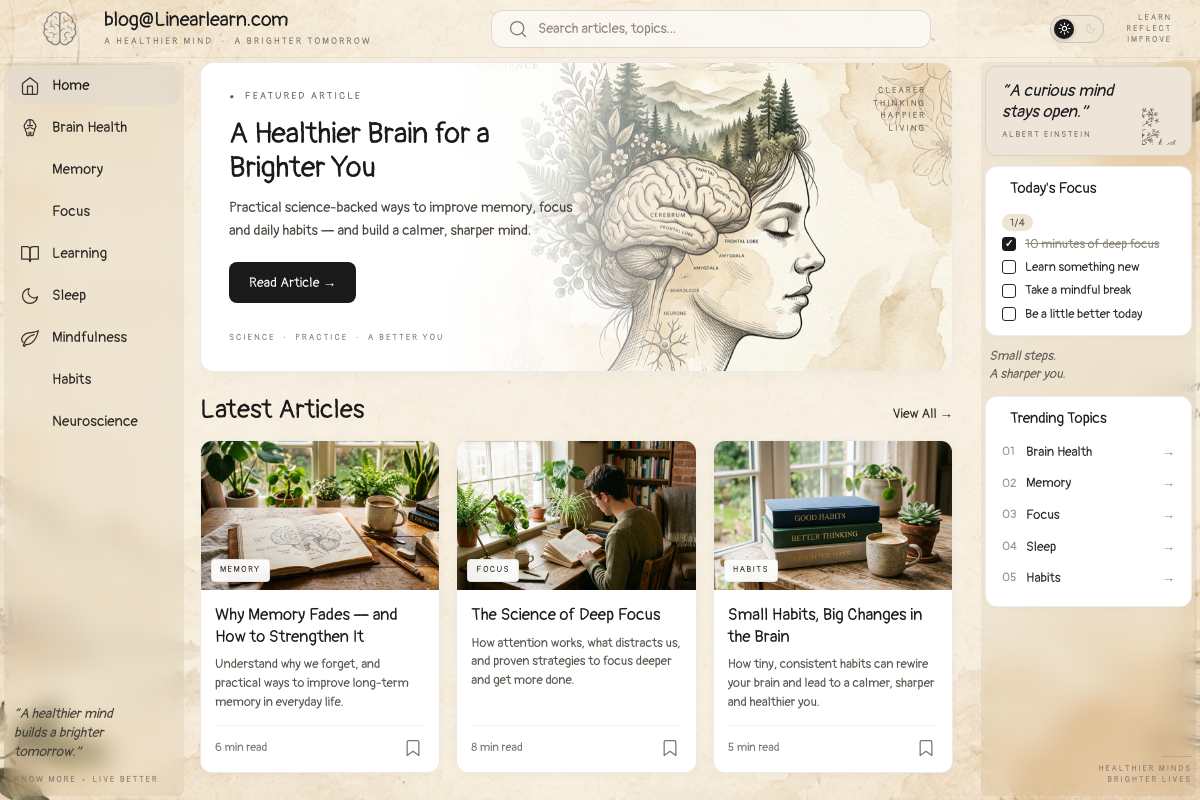
The page / on the database its author committed.
### tables this page shows
CREATE TABLE `posts` (
  `id` INT AUTO_INCREMENT PRIMARY KEY,
  `title` VARCHAR(255) NOT NULL,
  `slug` VARCHAR(255) NOT NULL UNIQUE,
  `content` LONGTEXT,
  `excerpt` TEXT,
  `author` VARCHAR(100) DEFAULT 'LinearLearn Team',
  `category_id` INT DEFAULT NULL,
  `featured_image` VARCHAR(255) DEFAULT '',
  `read_time` INT DEFAULT 5,
  `views` INT UNSIGNED DEFAULT 0,
  `is_featured` TINYINT(1) DEFAULT 0,
  `status` ENUM('published','draft') DEFAULT 'draft',
  `sections` JSON DEFAULT NULL,
  `created_at` TIMESTAMP DEFAULT CURRENT_TIMESTAMP,
  `updated_at` TIMESTAMP DEFAULT CURRENT_TIMESTAMP ON UPDATE CURRENT_TIMESTAMP,
  INDEX `idx_posts_status_created` (`status`, `created_at`),
  INDEX `idx_posts_status_views` (`status`, `views`),
  INDEX `idx_posts_slug` (`slug`),
  INDEX `idx_posts_category` (`category_id`),
  FOREIGN KEY (`category_id`) REFERENCES `categories`(`id`) ON DELETE SET NULL
);

CREATE TABLE `categories` (
  `id` INT AUTO_INCREMENT PRIMARY KEY,
  `name` VARCHAR(100) NOT NULL,
  `slug` VARCHAR(100) NOT NULL UNIQUE,
  `icon` VARCHAR(50) DEFAULT 'grid',
  `sort_order` INT DEFAULT 0
);

### index.php (the view, shortened to what this page needs)
<?php
require_once __DIR__ . '/includes/functions.php';
$currentPage = 'home';
$baseUrl = '';
$featured = getFeaturedPost();
$posts = getPublishedPosts(10);
if ($featured) {
    $posts = array_filter($posts, fn($p) => (int)$p['id'] !== (int)$featured['id']);
    $posts = array_values($posts);
}
include __DIR__ . '/includes/header.php';
?>
  <div class="page-layout">
    <?php include __DIR__ . '/includes/sidebar-left.php'; ?>
    <main class="main-content" id="main-content">
      <?php if ($featured):
        $featuredImg = $featured['featured_image'] ?: 'assets/images/featured-brain-art.jpg';
      ?>
      <section class="featured-card">
        <div class="featured-image-wrapper">
          <img src="<?= e($featuredImg) ?>" alt="<?= e($featured['title']) ?>" class="featured-bg-img" loading="eager">
          <div class="featured-top-right-tag">
            <span>CLEARER</span>
            <span>THINKING</span>
            <span>HAPPIER</span>
            <span>LIVING</span>
          </div>
        </div>
        <div class="featured-content">
          <div class="featured-dot-tag">
            <span class="pill-dot">&bull;</span> &nbsp;FEATURED ARTICLE
          </div>
          <h1 class="featured-title">
            <a href="post.php?slug=<?= e($featured['slug']) ?>"><?= e($featured['title']) ?></a>
          </h1>
          <p class="featured-desc">
            <?= e($featured['excerpt'] ?: truncateText($featured['content'], 170)) ?>
          </p>
          <div class="featured-action">
            <a href="post.php?slug=<?= e($featured['slug']) ?>" class="btn-read-article">Read Article &rarr;</a>
          </div>
          <div class="featured-sub-tag">
            SCIENCE &nbsp;&middot;&nbsp; PRACTICE &nbsp;&middot;&nbsp; A BETTER YOU
          </div>
        </div>
      </section>
      <?php endif; ?>
      <section class="latest-section">
        <div class="section-header">
          <h2 class="section-title">Latest Articles</h2>
          <a href="all-posts.php" class="view-all-link">
            View All &rarr;
          </a>
        </div>
        <?php
        $defaultCards = [
            0 => [
                'cat'   => 'MEMORY',
                'thumb' => 'assets/images/thumb-memory.jpg',
                'time'  => '6 min read',
            ],
            1 => [
                'cat'   => 'FOCUS',
                'thumb' => 'assets/images/thumb-focus.jpg',
                'time'  => '8 min read',
            ],
            2 => [
                'cat'   => 'HABITS',
                'thumb' => 'assets/images/thumb-habits.jpg',
                'time'  => '5 min read',
            ],
        ];
        ?>
        <div class="articles-grid-3col">
          <?php foreach (array_slice($posts, 0, 3) as $idx => $post):
            $def = $defaultCards[$idx] ?? [];
            $postThumb = $post['featured_image'] ?: ($def['thumb'] ?? 'assets/images/thumb-memory.jpg');
            $cardCat = !empty($post['category_name']) ? strtoupper($post['category_name']) : ($def['cat'] ?? 'BRAIN HEALTH');
            $cardDesc = $post['excerpt'] ?: truncateText($post['content'], 110);
            $cardTime = !empty($post['read_time']) ? ($post['read_time'] . ' min read') : ($def['time'] ?? '6 min read');
          ?>
          <article class="article-card">
            <a href="post.php?slug=<?= e($post['slug']) ?>" class="card-thumb-wrap">
              <img src="<?= e($postThumb) ?>" alt="<?= e($post['title']) ?>" class="card-thumb-img" loading="lazy">
              <span class="card-cat-badge"><?= e($cardCat) ?></span>
            </a>
            <div class="card-body">
              <h3 class="card-title">
                <a href="post.php?slug=<?= e($post['slug']) ?>"><?= e($post['title']) ?></a>
              </h3>
              <p class="card-desc"><?= e($cardDesc) ?></p>
              <div class="card-footer">
                <div class="card-read-time">
                  <span><?= e($cardTime) ?></span>
                </div>
                <button type="button" class="card-bookmark-btn" aria-label="Bookmark article">
                  <?= icon('bookmark', 'card-bookmark-icon') ?>
                </button>
              </div>
            </div>
          </article>
          <?php endforeach; ?>
        </div>
      </section>
    </main>
    <?php include __DIR__ . '/includes/sidebar-right.php'; ?>
  </div>
<?php include __DIR__ . '/includes/footer.php'; ?>

### includes/header.php (shortened to what this page needs)
<?php
$currentPage = $currentPage ?? 'home';
?>
<!DOCTYPE html>
<html lang="en">
<head>
  <link rel="stylesheet" href="<?= $baseUrl ?? '' ?>css/theme.min.css">
  <link rel="stylesheet" href="<?= $baseUrl ?? '' ?>css/blog.min.css">
  <link rel="stylesheet" href="<?= $baseUrl ?? '' ?>css/responsive.min.css">
  <link rel="stylesheet" href="<?= $baseUrl ?? '' ?>css/darkmode.min.css">
</head>
<body class="paper-bg <?= ($currentPage ?? '') === 'home' ? 'home-layout-locked' : 'page-scrollable' ?>">
  <header class="site-header">
    <div class="header-inner">
      <a href="<?= $baseUrl ?? '' ?>index.php" class="header-brand">
        <span class="brand-brain-wrap">
          <img src="<?= $baseUrl ?? '' ?>assets/favicon.webp" alt="Brain" class="brand-brain-icon">
        </span>
        <span class="brand-text-group">
          <span class="brand-domain">blog@Linearlearn.com</span>
          <span class="brand-subtext">A HEALTHIER MIND &nbsp;&middot;&nbsp; A BRIGHTER TOMORROW</span>
        </span>
      </a>
      <div class="header-center-search">
        <form action="<?= $baseUrl ?? '' ?>search.php" method="GET" class="header-search-form">
          <span class="search-icon-wrap"><?= icon('search', 'search-icon') ?></span>
          <input type="text" name="q" placeholder="Search articles, topics..." class="header-search-input" autocomplete="off">
        </form>
      </div>
      <div class="header-right-actions">
        <button type="button" class="theme-toggle-pill" id="theme-toggle-btn" aria-label="Toggle dark mode">
          <span class="toggle-knob">
          </span>
          <svg class="toggle-track-icon toggle-track-moon" viewBox="0 0 24 24" fill="none" stroke="currentColor" stroke-width="2" stroke-linecap="round" stroke-linejoin="round">
            <path d="M21 12.79A9 9 0 1 1 11.21 3 7 7 0 0 0 21 12.79z"/>
          </svg>
        </button>
        <div class="header-motto-stack">
          <span>LEARN</span>
          <span>REFLECT</span>
          <span>IMPROVE</span>
        </div>
      </div>
    </div>
  </header>

### includes/functions.php (shortened to what this page needs)
<?php
function icon(string $name, string $class = ''): string {
    $path = __DIR__ . '/../assets/icons/' . $name . '.svg';
    if (file_exists($path)) {
        $svg = file_get_contents($path);
        if ($class) {
            $svg = str_replace('<svg ', '<svg class="' . htmlspecialchars($class) . '" ', $svg);
        }
        return $svg;
    }
    return '';
}
function e(string $text): string {
    return htmlspecialchars($text, ENT_QUOTES, 'UTF-8');
}
function getPublishedPosts(int $limit = 50, int $offset = 0): array {
    $db = getDB();
    try {
        $stmt = $db->prepare("
            SELECT p.*, c.name as category_name, c.slug as category_slug, c.icon as category_icon
            FROM posts p
            LEFT JOIN categories c ON p.category_id = c.id
            WHERE p.status = 'published'
            ORDER BY p.created_at DESC
            LIMIT :limit OFFSET :offset
        ");
        $stmt->bindValue(':limit', $limit, PDO::PARAM_INT);
        $stmt->bindValue(':offset', $offset, PDO::PARAM_INT);
        $stmt->execute();
        $res = $stmt->fetchAll();
        return !empty($res) ? $res : array_values(array_filter(getFallbackPosts(), fn($p) => empty($p['is_featured'])));
    } catch (Exception $e) {
        return array_values(array_filter(getFallbackPosts(), fn($p) => empty($p['is_featured'])));
    }
}
function getFeaturedPost(): ?array {
    $db = getDB();
    try {
        $stmt = $db->query("
            SELECT p.*, c.name as category_name, c.slug as category_slug, c.icon as category_icon
            FROM posts p
            LEFT JOIN categories c ON p.category_id = c.id
            WHERE p.status = 'published' AND p.is_featured = 1
            ORDER BY p.created_at DESC
            LIMIT 1
        ");
        $featured = $stmt->fetch() ?: null;
        return $featured;
    } catch (Exception $e) {
        $fallbacks = getFallbackPosts();
        return $fallbacks[0] ?? null;
    }
}

### includes/sidebar-left.php
<?php
$navItems = [
    ['name' => 'Home', 'slug' => 'home', 'icon' => 'home', 'url' => ($baseUrl ?? '') . 'index.php'],
    ['name' => 'Brain Health', 'slug' => 'brain-health', 'icon' => 'brain', 'url' => ($baseUrl ?? '') . 'category.php?slug=brain-health'],
    ['name' => 'Memory', 'slug' => 'memory', 'icon' => 'database', 'url' => ($baseUrl ?? '') . 'category.php?slug=memory'],
    ['name' => 'Focus', 'slug' => 'focus', 'icon' => 'target', 'url' => ($baseUrl ?? '') . 'category.php?slug=focus'],
    ['name' => 'Learning', 'slug' => 'learning', 'icon' => 'book-open', 'url' => ($baseUrl ?? '') . 'category.php?slug=learning'],
    ['name' => 'Sleep', 'slug' => 'sleep', 'icon' => 'moon', 'url' => ($baseUrl ?? '') . 'category.php?slug=sleep'],
    ['name' => 'Mindfulness', 'slug' => 'mindfulness', 'icon' => 'leaf', 'url' => ($baseUrl ?? '') . 'category.php?slug=mindfulness'],
    ['name' => 'Habits', 'slug' => 'habits', 'icon' => 'check-circle', 'url' => ($baseUrl ?? '') . 'category.php?slug=habits'],
    ['name' => 'Neuroscience', 'slug' => 'neuroscience', 'icon' => 'network', 'url' => ($baseUrl ?? '') . 'category.php?slug=neuroscience'],
];
?>
<aside class="sidebar sidebar-left">
  <div class="sidebar-nav-container">
    <nav class="sidebar-menu">
      <?php foreach ($navItems as $item):
        $isActive = ($currentPage === $item['slug']) || ($currentPage === 'home' && $item['slug'] === 'home');
      ?>
      <a href="<?= $item['url'] ?>" class="sidebar-nav-link <?= $isActive ? 'active' : '' ?>">
        <span class="nav-link-icon-wrap"><?= icon($item['icon'], 'nav-link-icon') ?></span>
        <span class="nav-link-label"><?= e($item['name']) ?></span>
      </a>
      <?php endforeach; ?>
    </nav>
  </div>
  <div class="sidebar-left-footer">
    <p class="sidebar-italic-quote">&ldquo;A healthier mind<br>builds a brighter<br>tomorrow.&rdquo;</p>
    <div class="sidebar-sub-tag">
      <span>KNOW MORE</span>
      <span class="sub-tag-sep">&bull;</span>
      <span>LIVE BETTER</span>
    </div>
  </div>
</aside>

### includes/sidebar-right.php (shortened to what this page needs)
<aside class="sidebar sidebar-right">
  <div class="sidebar-card quote-feature-card">
    <div class="quote-card-content">
      <blockquote class="quote-text">&ldquo;A curious mind<br>stays open.&rdquo;</blockquote>
      <div class="quote-author">ALBERT EINSTEIN</div>
    </div>
    <div class="quote-botanical-deco">
      <img src="<?= $baseUrl ?? '' ?>assets/images/botanical-twig.png" alt="" class="botanical-twig-img" loading="lazy">
    </div>
  </div>
  <div class="sidebar-card focus-card" id="today-focus-card">
    <div class="focus-card-header">
      <div class="focus-title-group">
        <h3 class="focus-card-title">Today's Focus</h3>
      </div>
      <span class="focus-counter-pill" id="focus-counter-pill" title="Completed today">1/4</span>
    </div>
    <ul class="focus-checklist" id="focus-checklist">
      <li class="focus-item checked" data-task-id="0">
        <label class="focus-checkbox-label">
          <span class="custom-checkbox"></span>
          <span class="focus-text">10 minutes of deep focus</span>
        </label>
      </li>
      <li class="focus-item" data-task-id="1">
        <label class="focus-checkbox-label">
          <span class="custom-checkbox"></span>
          <span class="focus-text">Learn something new</span>
        </label>
      </li>
      <li class="focus-item" data-task-id="2">
        <label class="focus-checkbox-label">
          <span class="custom-checkbox"></span>
          <span class="focus-text">Take a mindful break</span>
        </label>
      </li>
      <li class="focus-item" data-task-id="3">
        <label class="focus-checkbox-label">
          <span class="custom-checkbox"></span>
          <span class="focus-text">Be a little better today</span>
        </label>
      </li>
    </ul>
  </div>
  <div class="focus-outside-quote">
    <p class="focus-footer-quote">Small steps.<br>A sharper you.</p>
  </div>
  <div class="sidebar-card trending-card">
    <div class="trending-card-header">
      <div class="trending-title-group">
        <h3 class="trending-card-title">Trending Topics</h3>
      </div>
    </div>
    <ul class="trending-list">
      <li class="trending-item">
        <a href="<?= $baseUrl ?? '' ?>category.php?slug=brain-health" class="trending-link">
          <span class="trending-num">01</span>
          <span class="trending-name">Brain Health</span>
          <span class="trending-arrow">&rarr;</span>
        </a>
      </li>
      <li class="trending-item">
        <a href="<?= $baseUrl ?? '' ?>category.php?slug=memory" class="trending-link">
          <span class="trending-num">02</span>
          <span class="trending-name">Memory</span>
          <span class="trending-arrow">&rarr;</span>
        </a>
      </li>
      <li class="trending-item">
        <a href="<?= $baseUrl ?? '' ?>category.php?slug=focus" class="trending-link">
          <span class="trending-num">03</span>
          <span class="trending-name">Focus</span>
          <span class="trending-arrow">&rarr;</span>
        </a>
      </li>
      <li class="trending-item">
        <a href="<?= $baseUrl ?? '' ?>category.php?slug=sleep" class="trending-link">
          <span class="trending-num">04</span>
          <span class="trending-name">Sleep</span>
          <span class="trending-arrow">&rarr;</span>
        </a>
      </li>
      <li class="trending-item">
        <a href="<?= $baseUrl ?? '' ?>category.php?slug=habits" class="trending-link">
          <span class="trending-num">05</span>
          <span class="trending-name">Habits</span>
          <span class="trending-arrow">&rarr;</span>
        </a>
      </li>
    </ul>
  </div>
  <div class="sidebar-right-bottom-motto">
    <span class="motto-divider-line"></span>
    <span class="motto-text">HEALTHIER MINDS<br>BRIGHTER LIVES</span>
  </div>
</aside>

### includes/footer.php (shortened to what this page needs)
</body>
</html>

### rows shown on the page
posts: category.name "Brain Health", featured_image (picture), title "A Healthier Brain for a Brighter You", excerpt "Practical science-backed ways to improve memory, focus and daily habits — and build a calmer, sharper mind."
posts: category.name "Memory", featured_image (picture), category.name "MEMORY", title "Why Memory Fades — and How to Strengthen It", excerpt "Understand why we forget, and practical ways to improve long-term memory in everyday life.", read_time "6 min read"
posts: category.name "Focus", featured_image (picture), category.name "FOCUS", title "The Science of Deep Focus", excerpt "How attention works, what distracts us, and proven strategies to focus deeper and get more done.", read_time "8 min read"
posts: category.name "Habits", featured_image (picture), category.name "HABITS", title "Small Habits, Big Changes in the Brain", excerpt "How tiny, consistent habits can rewire your brain and lead to a calmer, sharper and healthier you.", read_time "5 min read"

### other values the page prints
$item['name'] "Home"
$item['name'] "Learning"
$item['name'] "Sleep"
$item['name'] "Mindfulness"
$item['name'] "Neuroscience"
